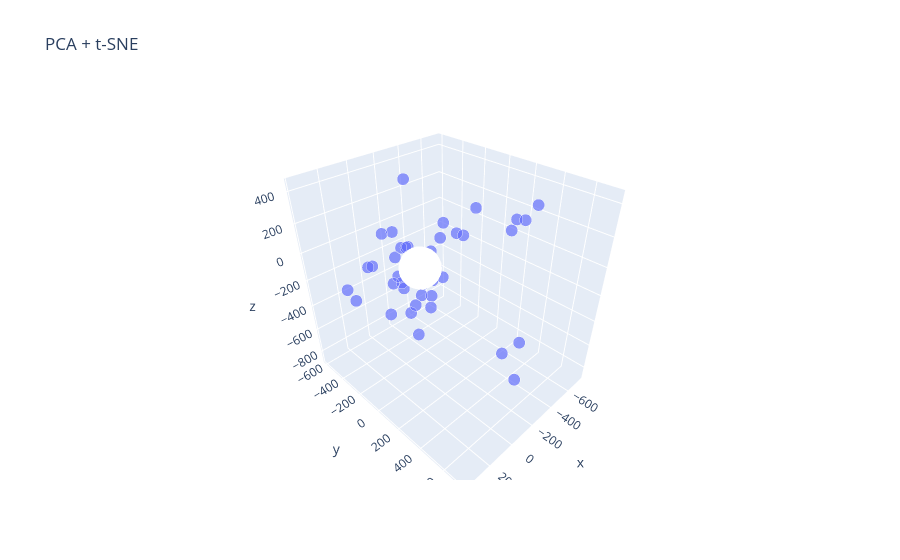

Notebook cell for this chart:
### Code cell
# plot_3D(X_embedded_pca_tsne, title="PCA + t-SNE")

### Figure 1 — Plotly figure (JSON) as saved in the notebook; plotly's stock layout.template omitted (floating-point values rounded to 4 significant figures; data arrays with more than 128 entries replaced by an {"elided": "..."} marker saying what was removed)
{"data": [{"hovertemplate": "x=%{x}<br>y=%{y}<br>z=%{z}<br>size=%{marker.size}<extra></extra>", "legendgroup": "", "marker": {"color": "#636efa", "size": {"elided": "21000 int values"}, "sizemode": "area", "sizeref": 0.005, "symbol": "circle"}, "mode": "markers", "name": "", "scene": "scene", "showlegend": false, "type": "scatter3d", "x": {"elided": "21000 float values"}, "y": {"elided": "21000 float values"}, "z": {"elided": "21000 float values"}}], "layout": {"legend": {"itemsizing": "constant", "tracegroupgap": 0}, "scene": {"domain": {"x": [0, 1], "y": [0, 1]}, "xaxis": {"title": {"text": "x"}}, "yaxis": {"title": {"text": "y"}}, "zaxis": {"title": {"text": "z"}}}, "title": {"text": "PCA + t-SNE"}}}
